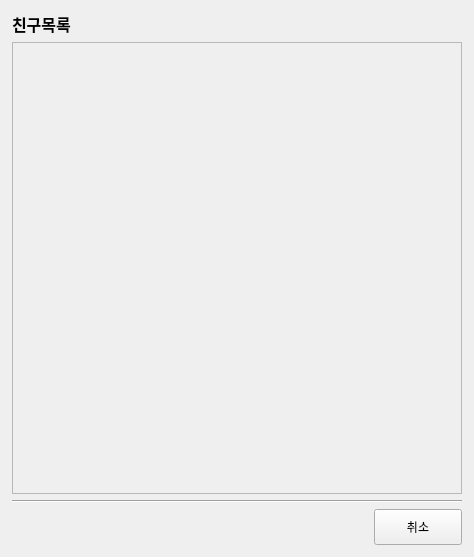
<?xml version="1.0" encoding="UTF-8"?>
<ui version="4.0">
 <class>FriendDelete</class>
 <widget class="QWidget" name="FriendDelete">
  <property name="geometry">
   <rect>
    <x>0</x>
    <y>0</y>
    <width>474</width>
    <height>557</height>
   </rect>
  </property>
  <property name="windowTitle">
   <string>친구 삭제 화면</string>
  </property>
  <layout class="QVBoxLayout" name="verticalLayout_root">
   <property name="leftMargin">
    <number>12</number>
   </property>
   <property name="topMargin">
    <number>12</number>
   </property>
   <property name="rightMargin">
    <number>12</number>
   </property>
   <property name="bottomMargin">
    <number>12</number>
   </property>
   <item>
    <widget class="QLabel" name="titleLabel">
     <property name="styleSheet">
      <string notr="true">font-weight:700; font-size:16px;</string>
     </property>
     <property name="text">
      <string>친구목록</string>
     </property>
    </widget>
   </item>
   <item>
    <widget class="QScrollArea" name="scrollArea">
     <property name="widgetResizable">
      <bool>true</bool>
     </property>
     <widget class="QWidget" name="listContainer">
      <property name="geometry">
       <rect>
        <x>0</x>
        <y>0</y>
        <width>448</width>
        <height>448</height>
       </rect>
      </property>
      <layout class="QVBoxLayout" name="listLayout">
       <property name="spacing">
        <number>6</number>
       </property>
       <property name="leftMargin">
        <number>4</number>
       </property>
       <property name="topMargin">
        <number>4</number>
       </property>
       <property name="rightMargin">
        <number>4</number>
       </property>
       <property name="bottomMargin">
        <number>4</number>
       </property>
      </layout>
     </widget>
    </widget>
   </item>
   <item>
    <widget class="Line" name="line">
     <property name="orientation">
      <enum>Qt::Orientation::Horizontal</enum>
     </property>
    </widget>
   </item>
   <item>
    <layout class="QHBoxLayout" name="buttonRow">
     <item>
      <spacer name="horizontalSpacer">
       <property name="orientation">
        <enum>Qt::Orientation::Horizontal</enum>
       </property>
       <property name="sizeHint" stdset="0">
        <size>
         <width>40</width>
         <height>20</height>
        </size>
       </property>
      </spacer>
     </item>
     <item>
      <widget class="QPushButton" name="cancelBtn">
       <property name="minimumSize">
        <size>
         <width>88</width>
         <height>36</height>
        </size>
       </property>
       <property name="styleSheet">
        <string notr="true">padding:6px 16px;</string>
       </property>
       <property name="text">
        <string>취소</string>
       </property>
      </widget>
     </item>
    </layout>
   </item>
  </layout>
 </widget>
 <resources/>
 <connections/>
</ui>
